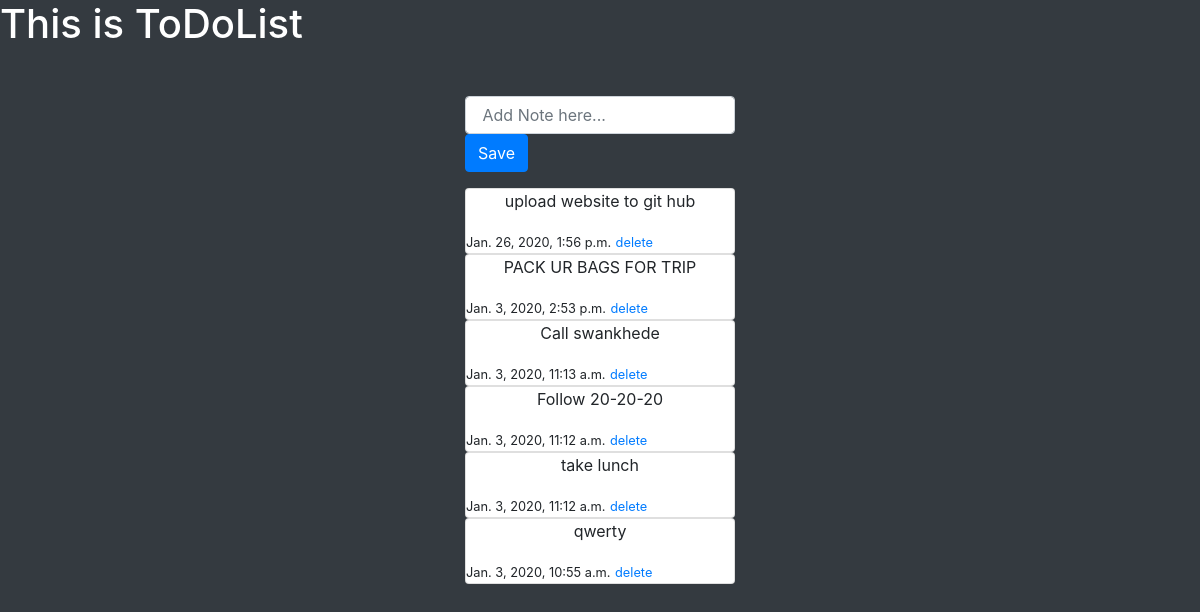
The page / on the database its author committed.
### ToDoListApp/models.py (models this page shows)
class NoteSave(models.Model):
    Note = models.CharField(max_length=200)
    time =models.DateTimeField(auto_now=True, auto_now_add=False)
    def __str__(self):
        return self.Note

### ToDoListApp/views.py (the view)
# urls.py: path('', views.index,name='index'),
def index(req):
    notes=NoteSave.objects.all().order_by('time').reverse()
    print(notes)
    return render(req,'index.html',{'note':notes})

### template/index.html (shortened to what this page needs)
{% load static %}
<!DOCTYPE html>
<html lang="en">
<head>
    <link rel="stylesheet" href="{% static 'css/bootstrap.min.css' %}">
</head>
<body class="bg-dark" >
    <h1 class="text-white">This is  ToDoList</h1>
    <div class="contianer  " >
        <div class="container justify-content-md-center col-sm-3 mt-md-5">
            <form action="{% url 'submit'  %}" method="POST">
                <div class="form-group ">
                <input type="text" class="form-control" id="exampleInputText" name="Note" placeholder=" Add Note here...">
                  <input type="submit" class="btn btn-primary" value="Save" name="save" ></a>
                </div>
            </form>
            {% for i in note %}
            <div class="contianer  ">
            <div class="card " >
                <div class="card-item" style="height: 20%;">
                    <center>
            <p >{{i}}</p >
                </center>
            <small>{{i.time}}</small>
            <small><a href="{% url 'delete' n=i %}">delete</a></small>
            </div>
            </div>
            {% endfor %}
        </div>
    </div>
</body>
</html>

### rows shown on the page
NoteSave: Note "upload website to git hub", time "Jan. 26, 2020, 1:56 p.m."
NoteSave: Note "PACK UR BAGS FOR TRIP", time "Jan. 3, 2020, 2:53 p.m."
NoteSave: Note "Call swankhede", time "Jan. 3, 2020, 11:13 a.m."
NoteSave: Note "Follow 20-20-20", time "Jan. 3, 2020, 11:12 a.m."
NoteSave: Note "take lunch", time "Jan. 3, 2020, 11:12 a.m."
NoteSave: Note "qwerty", time "Jan. 3, 2020, 10:55 a.m."
